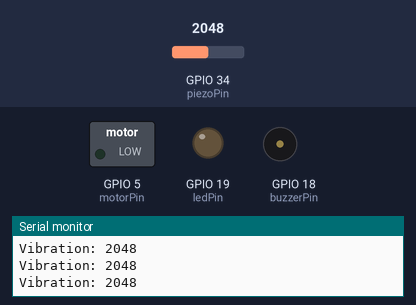
Bench run of a sketch on a simulated ESP32. On the bench: switched loads named in the sketch (green lamp = pin HIGH), output pins drawn as LEDs (lit = HIGH), buzzer (waves = sounding, pin HIGH), the last lines printed to the serial monitor. The inputs (shaded band) are chosen by the test bench; at power-on: GPIO 34 (piezoPin) = 2048. WiFi joins after 1.5 s; servers stay silent unless stated.

Above: at 2.7 s.
2.8 s: GPIO 34 (piezoPin) set to 1062
4.3 s: GPIO 34 (piezoPin) set to 948
At 4.8 s:
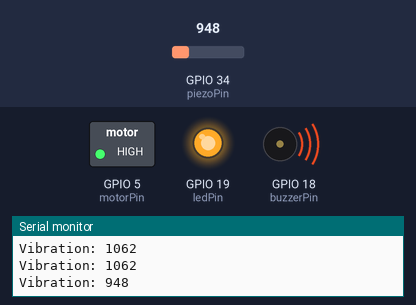
Timing chart, 0 to 7.3 s (numbered marks = the images above; inputs shaded):
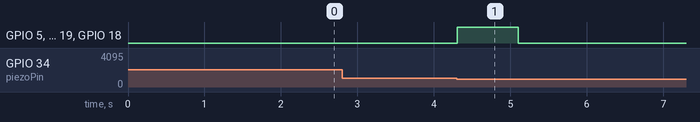

Measured:
- the behaviour switches between 1000 and 999 on GPIO 34 (piezoPin) (found by bisection; images 0 and 1)
- after the input at 4.3 s, GPIO 5 (motorPin), GPIO 19 (ledPin), GPIO 18 (buzzerPin): LOW → HIGH at once, → LOW 0.80 s later

The sketch:

nmit_project.ino
```cpp
#include <ThingSpeak.h>

#include <WiFi.h>


const int piezoPin = 34; // Analog input pin (GPIO 34, doesn't support pull-up/down)
const int ledPin = 19; // Alert LED
const int buzzerPin = 18; // Alert Buzzer
const int motorPin = 5; // Vibration motor (via NPN transistor)
const int vibrationThreshold = 1000; // Adjust based on sensor output
const int detectionWindow = 3000; // Time window (ms) to check vibration

unsigned long lastCheck = 0;
bool sleepDetected = false;

WiFiClient client;

// Wi-Fi Credentials
const char* ssid = "Akash";
const char* password = "Akash@123";

// ThingSpeak Settings
const unsigned long channelID = 2965647;
const char* writeAPIKey = "R9XPTE5LPDQIZPTL";

void setup() {
Serial.begin(115200);

pinMode(ledPin, OUTPUT);
pinMode(buzzerPin, OUTPUT);
pinMode(motorPin, OUTPUT);

connectWiFi();

ThingSpeak.begin(client);
}

void loop() {
unsigned long currentMillis = millis();

int vibration = analogRead(piezoPin);
Serial.print("Vibration: ");
Serial.println(vibration);

if (vibration < vibrationThreshold) {
if (!sleepDetected && currentMillis - lastCheck > detectionWindow) {
triggerAlert();
sendToThingSpeak(vibration);
lastCheck = currentMillis;
sleepDetected = true;
}
} else {
sleepDetected = false;
}

delay(200);
}

void triggerAlert() {
digitalWrite(ledPin, HIGH);
digitalWrite(buzzerPin, HIGH);
digitalWrite(motorPin, HIGH);
delay(800);
digitalWrite(ledPin, LOW);
digitalWrite(buzzerPin, LOW);
digitalWrite(motorPin, LOW);
}

void sendToThingSpeak(int vibration) {
ThingSpeak.setField(1, vibration);
ThingSpeak.setField(2, millis() / 1000); // Time since power-on
int status = ThingSpeak.writeFields(channelID, writeAPIKey);
if (status == 200) {
Serial.println("Data sent to ThingSpeak");
} else {
Serial.print("ThingSpeak Error: ");
Serial.println(status);
}
}

void connectWiFi() {
Serial.print("Connecting to WiFi: ");
Serial.println(ssid);
WiFi.begin(ssid, password);
while (WiFi.status() != WL_CONNECTED) {
delay(500);
Serial.print(".");
}
Serial.println("\nWiFi Connected!");
}
```
